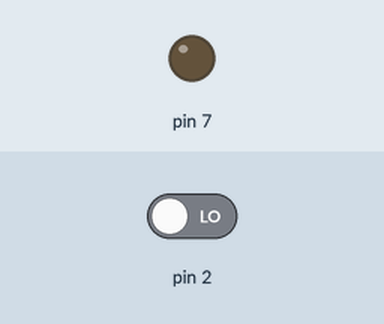
Simulated run of this sketch. Board: Arduino Uno, built with avr-gcc and run on an emulated ATmega328P. Shown: output pins drawn as LEDs (lit = HIGH). The test bench sets the inputs (shaded band); at power-on: pin 2 LOW.

Above: at 1.2 s.
1.3 s: pin 2 driven HIGH
At 1.7 s:
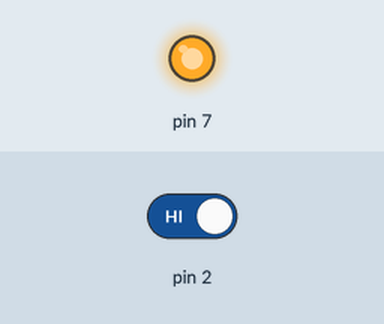
2.8 s: pin 2 driven LOW
At 4.0 s:
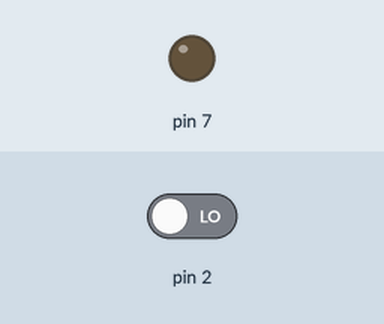
Timing chart, 0 to 5.8 s (numbered marks = the images above; inputs shaded):
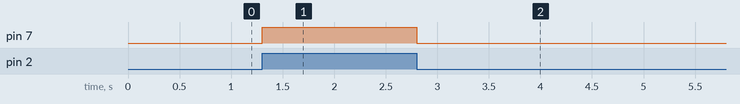

The sketch:

push_button_and_led1.ino
```cpp
void setup()
{
  Serial.begin (9600);
  pinMode(2,INPUT);
  pinMode(7,OUTPUT);
}

void loop()
{
  if(digitalRead(2)== 1)

    digitalWrite(7,HIGH);
  if (digitalRead(2)==0)
    digitalWrite (7,LOW);


}
```

Measured:
- after the input at 1.3 s, pin 7: LOW → HIGH at once
- after the input at 2.8 s, pin 7: HIGH → LOW at once
